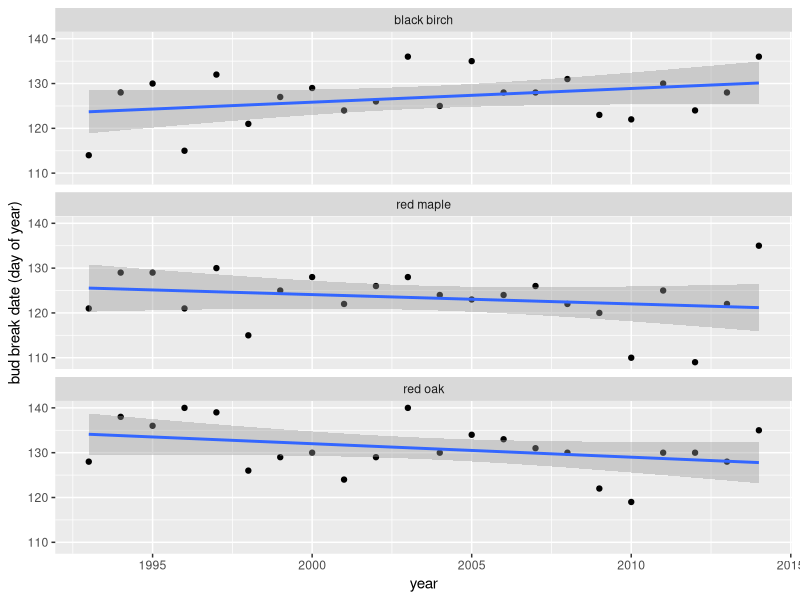
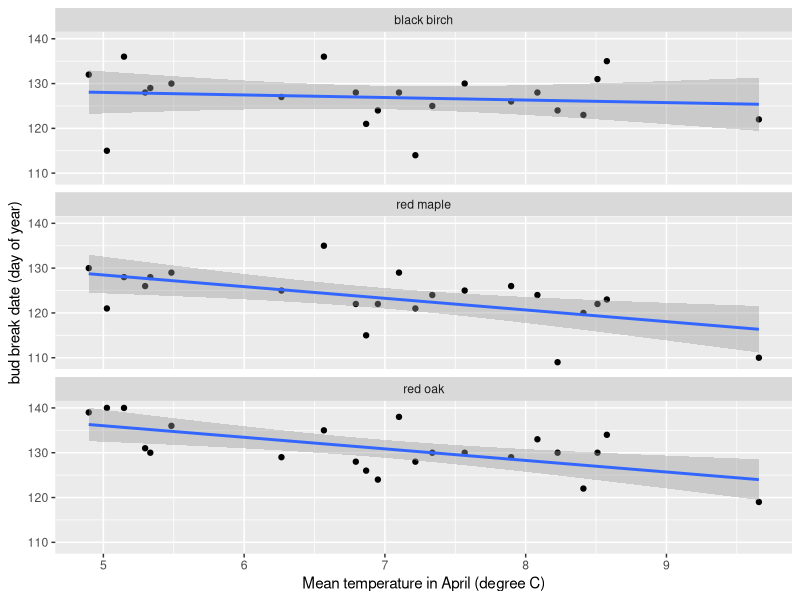
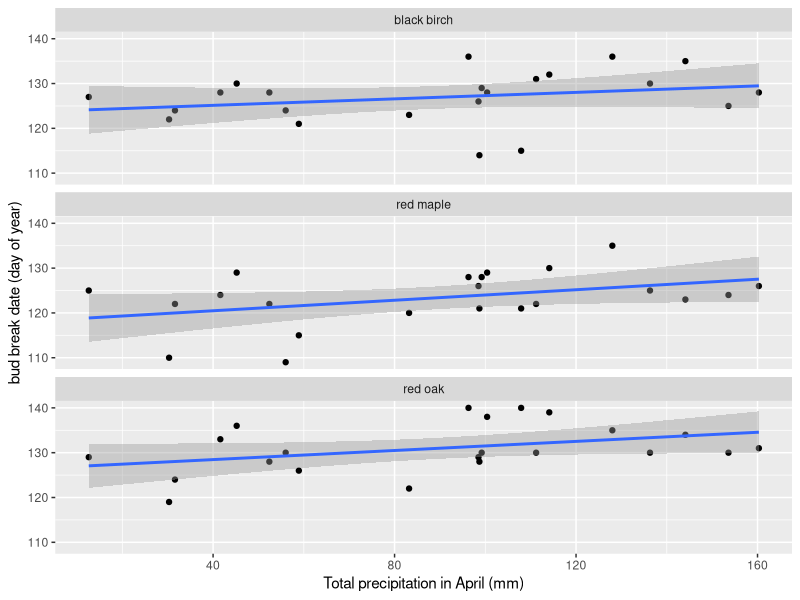

Here is the R script that generated these plots, in order:
############################################################################
############################# start of code ################################

# load R packages for making graphs
library(tidyverse)
library(cowplot)

# read data 
HF=read_csv(file="exercises/HF_phenology_forR.csv")

# check data
HF

# plot phenology shifts over years with linear regression lines
ggplot(HF,aes(y=bb,x=year))+geom_point()+
  facet_wrap(~SPP,nrow=3)+
  ylab("bud break date (day of year)")+
  stat_smooth(method="lm")

# make scatter plots between phenology and temperature
ggplot(HF,aes(y=bb,x=Tapr))+geom_point()+
  facet_wrap(~SPP,nrow=3)+
  ylab("bud break date (day of year)")+xlab("Mean temperature in April (degree C)")+
  stat_smooth(method="lm")

# make scatter plots between phenology and precipitation
ggplot(HF,aes(y=bb,x=Papr))+geom_point()+
  facet_wrap(~SPP,nrow=3)+
  ylab("bud break date (day of year)")+xlab("Total precipitation in April (mm)")+
  stat_smooth(method="lm")

# linear regression with significance test
rm.bb.t=lm(bb~Tapr,HF[HF$SPP=="red maple",])
summary(rm.bb.t)

rm.bb.p=lm(bb~Papr,HF[HF$SPP=="red maple",])
summary(rm.bb.p)

